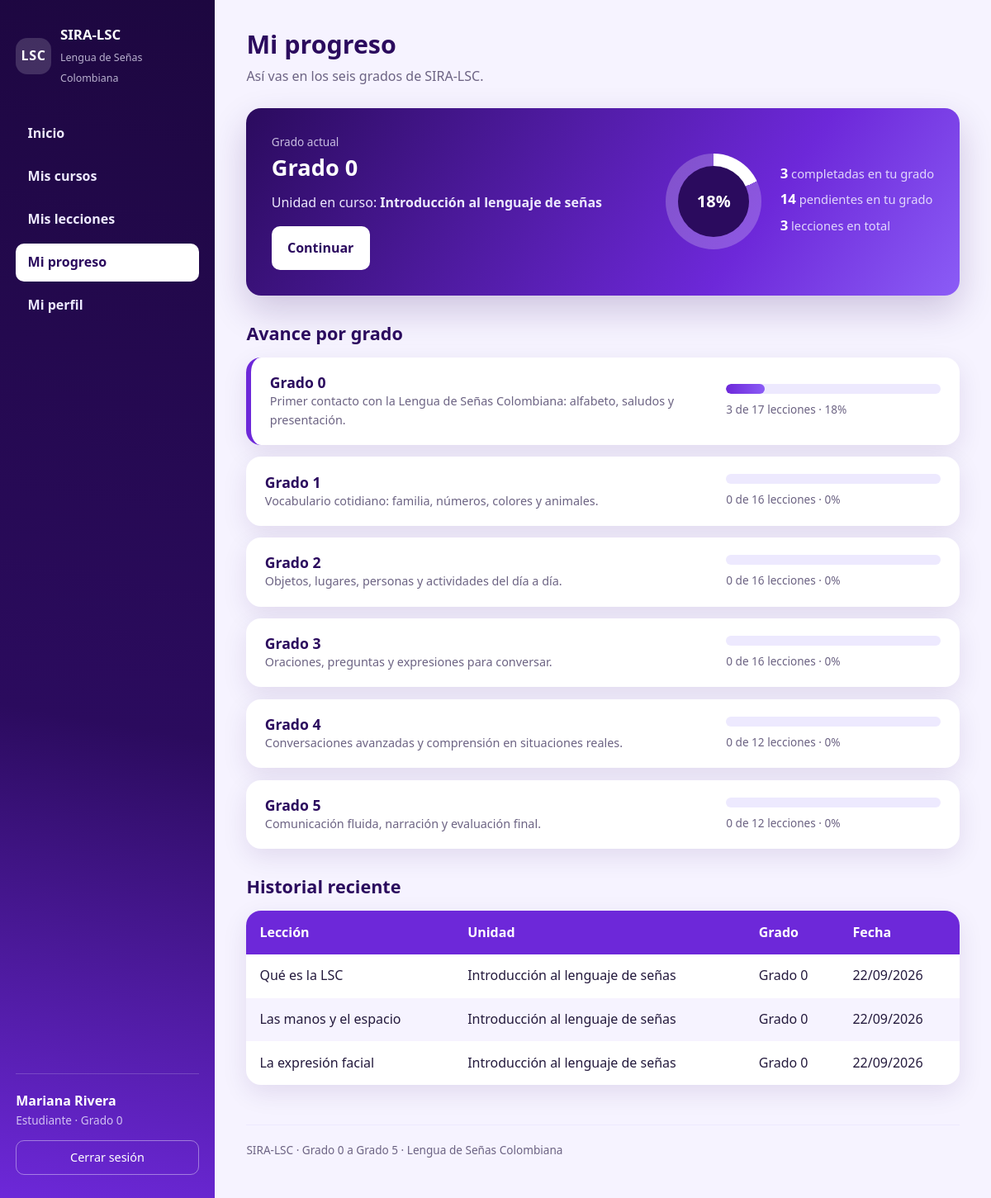
The page /index.php?ruta=estudiante/progreso (signed in) on the database its author committed.
### tables this page shows
CREATE TABLE usuarios (
    id_usuario     INT AUTO_INCREMENT PRIMARY KEY,
    nombre         VARCHAR(80)  NOT NULL,
    apellido       VARCHAR(80)  NOT NULL,
    correo         VARCHAR(150) NOT NULL UNIQUE,
    usuario        VARCHAR(50)  NOT NULL UNIQUE,
    contrasena     VARCHAR(255) NOT NULL,
    rol            ENUM('estudiante','tutor','administrador') NOT NULL DEFAULT 'estudiante',
    id_grado       INT          NULL,
    activo         TINYINT(1)   NOT NULL DEFAULT 1,
    fecha_registro DATETIME     NOT NULL DEFAULT CURRENT_TIMESTAMP,
    CONSTRAINT fk_usuarios_grado
        FOREIGN KEY (id_grado) REFERENCES grados(id_grado)
        ON DELETE SET NULL ON UPDATE CASCADE
);

CREATE TABLE grados (
    id_grado    INT AUTO_INCREMENT PRIMARY KEY,
    nombre      VARCHAR(50)  NOT NULL,
    descripcion VARCHAR(255) NOT NULL,
    orden       INT          NOT NULL DEFAULT 0
);

CREATE TABLE cursos (
    id_curso    INT AUTO_INCREMENT PRIMARY KEY,
    id_grado    INT          NOT NULL,
    nombre      VARCHAR(120) NOT NULL,
    descripcion VARCHAR(255) NOT NULL,
    icono       VARCHAR(8)   NOT NULL DEFAULT 'LSC',
    orden       INT          NOT NULL DEFAULT 0,
    CONSTRAINT fk_cursos_grado
        FOREIGN KEY (id_grado) REFERENCES grados(id_grado)
        ON DELETE CASCADE ON UPDATE CASCADE
);

CREATE TABLE progreso (
    id_progreso      INT AUTO_INCREMENT PRIMARY KEY,
    id_usuario       INT        NOT NULL,
    id_leccion       INT        NOT NULL,
    completada       TINYINT(1) NOT NULL DEFAULT 1,
    fecha_completada DATETIME   NOT NULL DEFAULT CURRENT_TIMESTAMP,
    CONSTRAINT uk_progreso UNIQUE (id_usuario, id_leccion),
    CONSTRAINT fk_progreso_usuario
        FOREIGN KEY (id_usuario) REFERENCES usuarios(id_usuario)
        ON DELETE CASCADE ON UPDATE CASCADE,
    CONSTRAINT fk_progreso_leccion
        FOREIGN KEY (id_leccion) REFERENCES lecciones(id_leccion)
        ON DELETE CASCADE ON UPDATE CASCADE
);

CREATE TABLE lecciones (
    id_leccion  INT AUTO_INCREMENT PRIMARY KEY,
    id_curso    INT          NOT NULL,
    titulo      VARCHAR(140) NOT NULL,
    descripcion VARCHAR(255) NOT NULL,
    contenido   TEXT         NOT NULL,
    actividad   TEXT         NULL,
    orden       INT          NOT NULL DEFAULT 0,
    CONSTRAINT fk_lecciones_curso
        FOREIGN KEY (id_curso) REFERENCES cursos(id_curso)
        ON DELETE CASCADE ON UPDATE CASCADE
);

### config/funciones.php (called while the page is built, shortened)
<?php
function e($texto)
{
    return htmlspecialchars((string) $texto, ENT_QUOTES, 'UTF-8');
}
function url($ruta = 'inicio', $parametros = array())
{
    $destino = BASE_URL . 'index.php?ruta=' . urlencode($ruta);
    foreach ($parametros as $clave => $valor) {
        $destino .= '&' . urlencode($clave) . '=' . urlencode($valor);
    }
    return $destino;
}
function vista($archivo, $datos = array())
{
    extract($datos, EXTR_SKIP);
    require RUTA_BASE . '/views/' . $archivo . '.php';
}
function rolActual()
{
    return isset($_SESSION['rol']) ? $_SESSION['rol'] : null;
}
function panelDe($rol)
{
    switch ($rol) {
        default:              return 'estudiante/inicio';
    }
}
function nombreRol($rol)
{
    $nombres = array(
        'estudiante'    => 'Estudiante',
        'tutor'         => 'Tutor',
        'administrador' => 'Administrador',
    );
    return isset($nombres[$rol]) ? $nombres[$rol] : $rol;
}

### controllers/EstudianteController.php (called while the page is built, shortened)
<?php
class EstudianteController
{
    private $modeloUsuario;
    private $modeloProgreso;
    private $idUsuario;
    public function __construct()
    {
        $this->modeloUsuario  = new Usuario();
        $this->modeloProgreso = new Progreso();
        $this->idUsuario      = (int) $_SESSION['id_usuario'];
    }
    public function progreso()
    {
        $estudiante = $this->modeloUsuario->obtenerPorId($this->idUsuario);
        vista('estudiante/progreso', array(
            'estudiante'  => $estudiante,
            'grados'      => $this->modeloProgreso->resumenTodosLosGrados($this->idUsuario),
            'resumen'     => $this->modeloProgreso->resumenGrado($this->idUsuario, $estudiante['id_grado']),
            'cursoActual' => $this->modeloProgreso->cursoActual($this->idUsuario, $estudiante['id_grado']),
            'total'       => $this->modeloProgreso->totalCompletadas($this->idUsuario),
            'recientes'   => $this->modeloProgreso->ultimasCompletadas($this->idUsuario, 8),
        ));
    }
}

### models/Usuario.php (called while the page is built, shortened)
<?php
class Usuario
{
    private $db;
    public function __construct()
    {
        $this->db = Database::conexion();
    }
    public function obtenerPorId($idUsuario)
    {
        $sentencia = $this->db->prepare(
            'SELECT u.id_usuario, u.nombre, u.apellido, u.correo, u.usuario, u.rol,
                    u.id_grado, u.activo, u.fecha_registro,
                    g.nombre AS grado, g.descripcion AS grado_descripcion, g.orden AS grado_orden
             FROM usuarios u
             LEFT JOIN grados g ON g.id_grado = u.id_grado
             WHERE u.id_usuario = ?'
        );
        $sentencia->execute(array((int) $idUsuario));
        $fila = $sentencia->fetch();
        return $fila ? $fila : null;
    }
}

### config/Database.php (called while the page is built, shortened)
<?php
class Database
{
    private static $pdo = null;
    public static function conexion()
    {
        if (self::$pdo === null) {
            $dsn = 'mysql:host=' . DB_HOST . ';dbname=' . DB_NOMBRE . ';charset=utf8mb4';
            try {
                self::$pdo = new PDO($dsn, DB_USUARIO, DB_CLAVE, array(
                    PDO::ATTR_ERRMODE            => PDO::ERRMODE_EXCEPTION,
                    PDO::ATTR_DEFAULT_FETCH_MODE => PDO::FETCH_ASSOC,
                    PDO::ATTR_EMULATE_PREPARES   => false,
                ));
            } catch (PDOException $e) {
                self::mostrarError($e->getMessage());
            }
        }
        return self::$pdo;
    }
}

### models/Progreso.php (called while the page is built, shortened)
<?php
class Progreso
{
    private $db;
    public function __construct()
    {
        $this->db = Database::conexion();
    }
    public function resumenPorCursos($idUsuario, $idGrado)
    {
        $sentencia = $this->db->prepare(
            'SELECT c.id_curso, c.nombre, c.descripcion, c.icono, c.orden,
                    COUNT(l.id_leccion) AS total,
                    COUNT(p.id_progreso) AS completadas
             FROM cursos c
             LEFT JOIN lecciones l ON l.id_curso = c.id_curso
             LEFT JOIN progreso p
                    ON p.id_leccion = l.id_leccion AND p.id_usuario = :id_usuario
             WHERE c.id_grado = :id_grado
             GROUP BY c.id_curso, c.nombre, c.descripcion, c.icono, c.orden
             ORDER BY c.orden ASC, c.id_curso ASC'
        );
        $sentencia->execute(array(
            ':id_usuario' => (int) $idUsuario,
            ':id_grado'   => (int) $idGrado,
        ));
        $cursos = $sentencia->fetchAll();
        foreach ($cursos as $indice => $curso) {
            $cursos[$indice] = array_merge($curso, $this->conPorcentaje($curso));
        }
        return $cursos;
    }
    public function resumenTodosLosGrados($idUsuario)
    {
        $sentencia = $this->db->prepare(
            'SELECT g.id_grado, g.nombre, g.descripcion, g.orden,
                    COUNT(l.id_leccion) AS total,
                    COUNT(p.id_progreso) AS completadas
             FROM grados g
             LEFT JOIN cursos c ON c.id_grado = g.id_grado
             LEFT JOIN lecciones l ON l.id_curso = c.id_curso
             LEFT JOIN progreso p
                    ON p.id_leccion = l.id_leccion AND p.id_usuario = :id_usuario
             GROUP BY g.id_grado, g.nombre, g.descripcion, g.orden
             ORDER BY g.orden ASC'
        );
        $sentencia->execute(array(':id_usuario' => (int) $idUsuario));
        $grados = $sentencia->fetchAll();
        foreach ($grados as $indice => $grado) {
            $grados[$indice] = array_merge($grado, $this->conPorcentaje($grado));
        }
        return $grados;
    }
    public function cursoActual($idUsuario, $idGrado)
    {
        $cursos = $this->resumenPorCursos($idUsuario, $idGrado);
        foreach ($cursos as $curso) {
            if ($curso['porcentaje'] < 100) {
                return $curso;
            }
        }
        return count($cursos) ? $cursos[count($cursos) - 1] : null;
    }
    public function ultimasCompletadas($idUsuario, $limite = 6)
    {
        $sentencia = $this->db->prepare(
            'SELECT l.id_leccion, l.titulo, c.nombre AS curso, g.nombre AS grado,
                    p.fecha_completada
             FROM progreso p
             INNER JOIN lecciones l ON l.id_leccion = p.id_leccion
             INNER JOIN cursos c ON c.id_curso = l.id_curso
             INNER JOIN grados g ON g.id_grado = c.id_grado
             WHERE p.id_usuario = :id_usuario
             ORDER BY p.fecha_completada DESC
             LIMIT ' . (int) $limite
        );
        $sentencia->execute(array(':id_usuario' => (int) $idUsuario));
        return $sentencia->fetchAll();
    }
    private function conPorcentaje($fila)
    {
        $total       = isset($fila['total']) ? (int) $fila['total'] : 0;
        $completadas = isset($fila['completadas']) ? (int) $fila['completadas'] : 0;
        return array(
            'total'       => $total,
            'completadas' => $completadas,
            'pendientes'  => max(0, $total - $completadas),
            'porcentaje'  => $total > 0 ? (int) round(($completadas / $total) * 100) : 0,
        );
    }
}

### views/estudiante/progreso.php (the view, shortened to what this page needs)
<?php
$activo = 'progreso';
require RUTA_BASE . '/views/layouts/header.php';
?>
<header class="titular">
    <h1>Mi progreso</h1>
    <p>Así vas en los seis grados de SIRA-LSC.</p>
</header>
<section class="panel-estudiante">
    <div class="panel-datos">
        <p class="etiqueta-suave">Grado actual</p>
        <h2><?php echo e($estudiante['grado']); ?></h2>
        <?php if ($cursoActual): ?>
            <p class="dato-curso">Unidad en curso: <strong><?php echo e($cursoActual['nombre']); ?></strong></p>
            <a class="boton boton-claro" href="<?php echo url('estudiante/curso', array('id' => $cursoActual['id_curso'])); ?>">Continuar</a>
        <?php endif; ?>
    </div>
    <div class="panel-cifras">
        <div class="anillo" style="--avance: <?php echo (int) $resumen['porcentaje']; ?>%;">
            <span><?php echo (int) $resumen['porcentaje']; ?>%</span>
        </div>
        <ul class="cifras">
            <li><strong><?php echo (int) $resumen['completadas']; ?></strong> completadas en tu grado</li>
            <li><strong><?php echo (int) $resumen['pendientes']; ?></strong> pendientes en tu grado</li>
            <li><strong><?php echo (int) $total; ?></strong> lecciones en total</li>
        </ul>
    </div>
</section>
<h2 class="titulo-seccion">Avance por grado</h2>
<div class="lista-grados">
    <?php foreach ($grados as $grado): ?>
    <article class="fila-grado <?php echo $grado['id_grado'] == $estudiante['id_grado'] ? 'fila-actual' : ''; ?>">
        <div class="fila-grado-texto">
            <h3><?php echo e($grado['nombre']); ?></h3>
            <p class="texto-apoyo"><?php echo e($grado['descripcion']); ?></p>
        </div>
        <div class="fila-grado-barra">
            <div class="barra"><span style="width: <?php echo (int) $grado['porcentaje']; ?>%;"></span></div>
            <p class="detalle-barra"><?php echo (int) $grado['completadas']; ?> de <?php echo (int) $grado['total']; ?> lecciones · <?php echo (int) $grado['porcentaje']; ?>%</p>
        </div>
    </article>
    <?php endforeach; ?>
</div>
<h2 class="titulo-seccion">Historial reciente</h2>
<?php if (count($recientes) === 0): ?>
    <p class="vacio">Cuando completes lecciones aparecerán aquí.</p>
<?php else: ?>
<table class="tabla">
    <thead><tr><th>Lección</th><th>Unidad</th><th>Grado</th><th>Fecha</th></tr></thead>
    <tbody>
    <?php foreach ($recientes as $fila): ?>
        <tr>
            <td><?php echo e($fila['titulo']); ?></td>
            <td><?php echo e($fila['curso']); ?></td>
            <td><?php echo e($fila['grado']); ?></td>
            <td><?php echo e(date('d/m/Y', strtotime($fila['fecha_completada']))); ?></td>
        </tr>
    <?php endforeach; ?>
    </tbody>
</table>
<?php endif; ?>
<?php require RUTA_BASE . '/views/layouts/footer.php'; ?>

### views/layouts/header.php (shortened to what this page needs)
<?php
$activo  = isset($activo) ? $activo : '';
$sinMenu = isset($sinMenu) ? $sinMenu : false;
$rol     = rolActual();
$conectado = null;
$prioridad = array('estudiante', 'tutor', 'admin');
foreach ($prioridad as $posible) {
    if (isset($$posible) && is_array($$posible) && isset($$posible['nombre'])) {
        $conectado = $$posible;
        break;
    }
}
$menus = array(
    'estudiante' => array(
        'Inicio'       => array('estudiante/inicio',    'inicio'),
        'Mis cursos'   => array('estudiante/cursos',    'cursos'),
        'Mis lecciones'=> array('estudiante/lecciones', 'lecciones'),
        'Mi progreso'  => array('estudiante/progreso',  'progreso'),
        'Mi perfil'    => array('estudiante/perfil',    'perfil'),
    ),
    'tutor' => array(
        'Inicio'           => array('tutor/inicio',      'inicio'),
        'Mis estudiantes'  => array('tutor/estudiantes', 'estudiantes'),
        'Mi perfil'        => array('tutor/perfil',      'perfil'),
    ),
    'administrador' => array(
        'Tablero'   => array('admin/inicio',    'inicio'),
        'Usuarios'  => array('admin/usuarios',  'usuarios'),
        'Grados'    => array('admin/grados',    'grados'),
        'Lecciones' => array('admin/lecciones', 'lecciones'),
        'Progreso'  => array('admin/progreso',  'progreso'),
        'Reportes'   => array('admin/reportes',  'reportes'),
    ),
);
$menu = isset($menus[$rol]) ? $menus[$rol] : array();
?>
<!DOCTYPE html>
<html lang="es">
<head>
    <link rel="stylesheet" href="<?php echo BASE_URL; ?>css/estilos.css">
</head>
<body class="<?php echo $sinMenu ? 'cuerpo-acceso' : 'cuerpo-panel'; ?>">
<?php if ($sinMenu): ?>
<main class="acceso">
<?php else: ?>
<div class="aplicacion">
    <nav class="menu-lateral">
        <a class="marca" href="<?php echo url(panelDe($rol)); ?>">
            <span class="marca-sigla">LSC</span>
            <span class="marca-texto">
                <strong>SIRA-LSC</strong>
                <small>Lengua de Señas Colombiana</small>
            </span>
        </a>
        <ul class="menu">
            <?php foreach ($menu as $etiqueta => $destino): ?>
                <li>
                    <a href="<?php echo url($destino[0]); ?>"
                       class="<?php echo $activo === $destino[1] ? 'activo' : ''; ?>">
                        <?php echo e($etiqueta); ?>
                    </a>
                </li>
            <?php endforeach; ?>
        </ul>
        <div class="menu-pie">
            <?php if ($conectado): ?>
                <p class="menu-nombre"><?php echo e($conectado['nombre'] . ' ' . $conectado['apellido']); ?></p>
                <p class="menu-grado">
                    <?php
                    echo e(nombreRol($rol));
                    if ($rol === 'estudiante' && !empty($conectado['grado'])) {
                        echo ' · ' . e($conectado['grado']);
                    }
                    ?>
                </p>
            <?php endif; ?>
            <a class="boton-salir" href="<?php echo url('salir'); ?>">Cerrar sesión</a>
        </div>
    </nav>
    <main class="contenido">
<?php endif; ?>

### rows shown on the page
usuarios: nombre+apellido "Mariana Rivera", id_grado.nombre "Grado 0"
cursos: nombre "Introducción al lenguaje de señas"
grados: nombre "Grado 0", descripcion "Primer contacto con la Lengua de Señas Colombiana: alfabeto, saludos y presentación.", completadas "3", total "17", porcentaje "18"
grados: nombre "Grado 1", descripcion "Vocabulario cotidiano: familia, números, colores y animales.", completadas "0", total "16", porcentaje "0"
grados: nombre "Grado 2", descripcion "Objetos, lugares, personas y actividades del día a día.", completadas "0", total "16", porcentaje "0"
grados: nombre "Grado 3", descripcion "Oraciones, preguntas y expresiones para conversar.", completadas "0", total "16", porcentaje "0"
grados: nombre "Grado 4", descripcion "Conversaciones avanzadas y comprensión en situaciones reales.", completadas "0", total "12", porcentaje "0"
grados: nombre "Grado 5", descripcion "Comunicación fluida, narración y evaluación final.", completadas "0", total "12", porcentaje "0"
progreso: id_leccion.titulo "Qué es la LSC", cursos.nombre "Introducción al lenguaje de señas", grados.nombre "Grado 0", fecha_completada "22/09/2026"
progreso: id_leccion.titulo "Las manos y el espacio", cursos.nombre "Introducción al lenguaje de señas", grados.nombre "Grado 0", fecha_completada "22/09/2026"
progreso: id_leccion.titulo "La expresión facial", cursos.nombre "Introducción al lenguaje de señas", grados.nombre "Grado 0", fecha_completada "22/09/2026"

### other values the page prints
$etiqueta "Inicio"
$etiqueta "Mis cursos"
$etiqueta "Mis lecciones"
$etiqueta "Mi progreso"
$etiqueta "Mi perfil"
nombreRol($rol) "Estudiante"
$resumen['porcentaje'] "18"
$resumen['completadas'] "3"
$resumen['pendientes'] "14"
$total "3"
